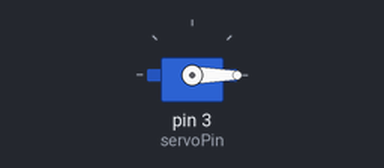
Simulated run of this program. Board: Arduino Uno, built with avr-gcc and run on an emulated ATmega328P. On the bench: servo.

Above: at 0.1 s.
At 10.1 s:
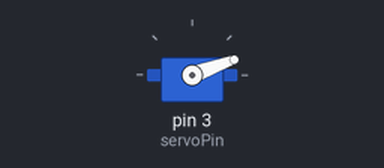
At 20.1 s:
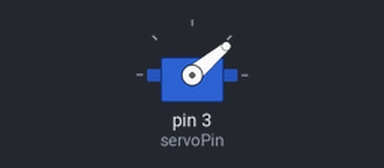
At 39.75 s:
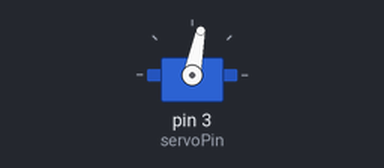
Timing chart, 0 to 40.0 s (numbered marks = the images above):
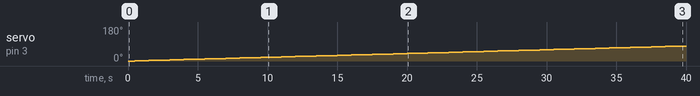

The program:

main.cpp
```cpp
// Include the Servo library
#include <Servo.h>
#include <Arduino.h>
// Declare the Servo pin
int servoPin = 3;
// Create a servo object
Servo Servo1;
void setup()
{
    // We need to attach the servo to the used pin number
    Servo1.attach(servoPin);
}
void loop()
{
    for(int i = 0; i <= 180; i++) {
        Servo1.write(i);
        delay(500);
    }
}
```

Measured:
- by itself, servo on pin 3 (servoPin): moves from 0° to 79° over 39.0 s
